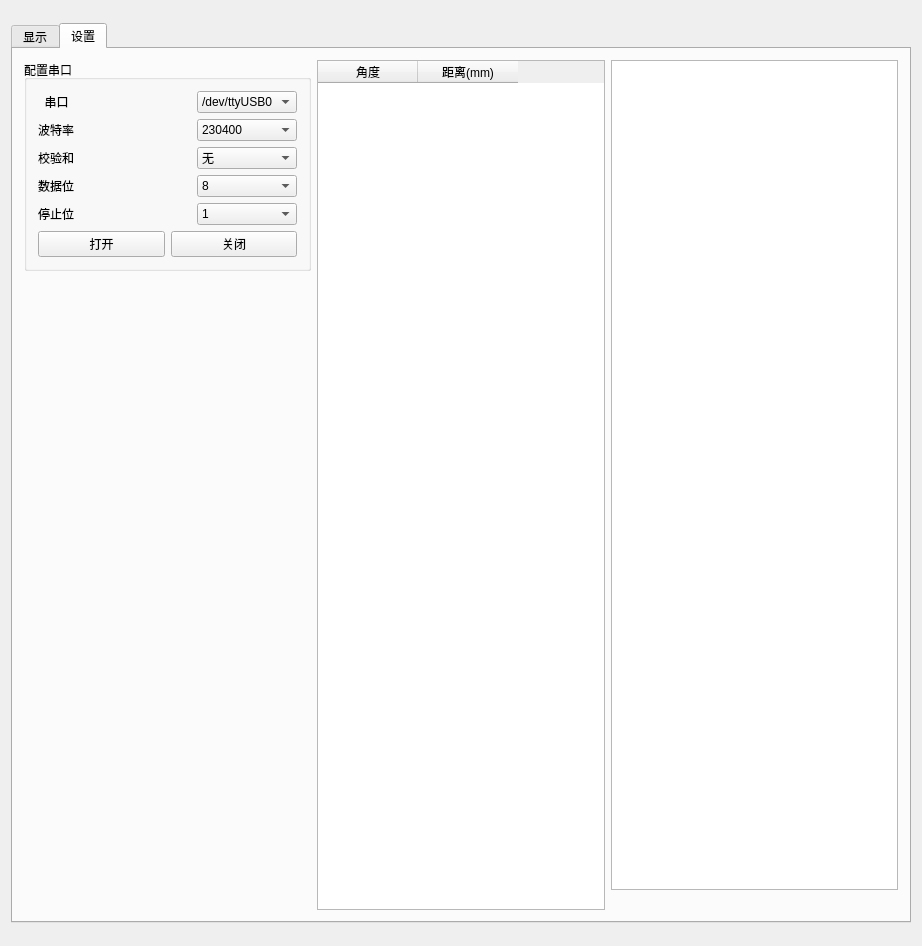
<?xml version="1.0" encoding="UTF-8"?>
<ui version="4.0">
 <class>MainWindow</class>
 <widget class="QMainWindow" name="MainWindow">
  <property name="geometry">
   <rect>
    <x>0</x>
    <y>0</y>
    <width>918</width>
    <height>946</height>
   </rect>
  </property>
  <property name="windowTitle">
   <string>MainWindow</string>
  </property>
  <widget class="QWidget" name="centralWidget">
   <layout class="QHBoxLayout" name="horizontalLayout_9">
    <item>
     <widget class="QTabWidget" name="tabWidget">
      <property name="minimumSize">
       <size>
        <width>900</width>
        <height>900</height>
       </size>
      </property>
      <property name="maximumSize">
       <size>
        <width>900</width>
        <height>900</height>
       </size>
      </property>
      <property name="currentIndex">
       <number>1</number>
      </property>
      <widget class="QWidget" name="tab">
       <attribute name="title">
        <string>显示</string>
       </attribute>
       <layout class="QHBoxLayout" name="horizontalLayout_10">
        <item>
         <widget class="QLabel" name="label_main">
          <property name="enabled">
           <bool>true</bool>
          </property>
          <property name="minimumSize">
           <size>
            <width>802</width>
            <height>802</height>
           </size>
          </property>
          <property name="styleSheet">
           <string notr="true">QLabel{background:transparent}</string>
          </property>
          <property name="text">
           <string>12312</string>
          </property>
         </widget>
        </item>
       </layout>
      </widget>
      <widget class="QWidget" name="tab_2">
       <attribute name="title">
        <string>设置</string>
       </attribute>
       <layout class="QVBoxLayout" name="verticalLayout_7">
        <item>
         <layout class="QHBoxLayout" name="horizontalLayout_6">
          <item>
           <layout class="QVBoxLayout" name="verticalLayout_5">
            <item>
             <layout class="QHBoxLayout" name="horizontalLayout_5">
              <item>
               <widget class="QGroupBox" name="groupBox">
                <property name="title">
                 <string>配置串口</string>
                </property>
                <layout class="QVBoxLayout" name="verticalLayout_4">
                 <item>
                  <layout class="QVBoxLayout" name="verticalLayout_3">
                   <item>
                    <layout class="QHBoxLayout" name="horizontalLayout_3">
                     <item>
                      <widget class="QLabel" name="label">
                       <property name="text">
                        <string>  串口</string>
                       </property>
                      </widget>
                     </item>
                     <item>
                      <spacer name="horizontalSpacer">
                       <property name="orientation">
                        <enum>Qt::Horizontal</enum>
                       </property>
                       <property name="sizeHint" stdset="0">
                        <size>
                         <width>40</width>
                         <height>20</height>
                        </size>
                       </property>
                      </spacer>
                     </item>
                     <item>
                      <widget class="QComboBox" name="comboBox_setCom">
                       <item>
                        <property name="text">
                         <string>/dev/ttyUSB0</string>
                        </property>
                       </item>
                       <item>
                        <property name="text">
                         <string>/dev/ttyUSB1</string>
                        </property>
                       </item>
                      </widget>
                     </item>
                    </layout>
                   </item>
                   <item>
                    <layout class="QHBoxLayout" name="horizontalLayout_2">
                     <item>
                      <widget class="QLabel" name="label_2">
                       <property name="text">
                        <string>波特率</string>
                       </property>
                      </widget>
                     </item>
                     <item>
                      <spacer name="horizontalSpacer_2">
                       <property name="orientation">
                        <enum>Qt::Horizontal</enum>
                       </property>
                       <property name="sizeHint" stdset="0">
                        <size>
                         <width>40</width>
                         <height>20</height>
                        </size>
                       </property>
                      </spacer>
                     </item>
                     <item>
                      <widget class="QComboBox" name="comboBox_comBaud">
                       <property name="minimumSize">
                        <size>
                         <width>100</width>
                         <height>20</height>
                        </size>
                       </property>
                       <item>
                        <property name="text">
                         <string>230400</string>
                        </property>
                       </item>
                      </widget>
                     </item>
                    </layout>
                   </item>
                   <item>
                    <layout class="QHBoxLayout" name="horizontalLayout_7">
                     <item>
                      <widget class="QLabel" name="label_5">
                       <property name="text">
                        <string>校验和</string>
                       </property>
                      </widget>
                     </item>
                     <item>
                      <spacer name="horizontalSpacer_6">
                       <property name="orientation">
                        <enum>Qt::Horizontal</enum>
                       </property>
                       <property name="sizeHint" stdset="0">
                        <size>
                         <width>40</width>
                         <height>20</height>
                        </size>
                       </property>
                      </spacer>
                     </item>
                     <item>
                      <widget class="QComboBox" name="comboBox_comCheckBit">
                       <property name="minimumSize">
                        <size>
                         <width>100</width>
                         <height>20</height>
                        </size>
                       </property>
                       <item>
                        <property name="text">
                         <string>无</string>
                        </property>
                       </item>
                       <item>
                        <property name="text">
                         <string>奇</string>
                        </property>
                       </item>
                       <item>
                        <property name="text">
                         <string>偶</string>
                        </property>
                       </item>
                      </widget>
                     </item>
                    </layout>
                   </item>
                   <item>
                    <layout class="QHBoxLayout" name="horizontalLayout_4">
                     <item>
                      <widget class="QLabel" name="label_4">
                       <property name="text">
                        <string>数据位</string>
                       </property>
                      </widget>
                     </item>
                     <item>
                      <spacer name="horizontalSpacer_4">
                       <property name="orientation">
                        <enum>Qt::Horizontal</enum>
                       </property>
                       <property name="sizeHint" stdset="0">
                        <size>
                         <width>40</width>
                         <height>20</height>
                        </size>
                       </property>
                      </spacer>
                     </item>
                     <item>
                      <widget class="QComboBox" name="comboBox_comDataBit">
                       <property name="minimumSize">
                        <size>
                         <width>100</width>
                         <height>20</height>
                        </size>
                       </property>
                       <item>
                        <property name="text">
                         <string>8</string>
                        </property>
                       </item>
                       <item>
                        <property name="text">
                         <string>7</string>
                        </property>
                       </item>
                       <item>
                        <property name="text">
                         <string>6</string>
                        </property>
                       </item>
                      </widget>
                     </item>
                    </layout>
                   </item>
                   <item>
                    <layout class="QHBoxLayout" name="horizontalLayout">
                     <item>
                      <widget class="QLabel" name="label_3">
                       <property name="text">
                        <string>停止位</string>
                       </property>
                      </widget>
                     </item>
                     <item>
                      <spacer name="horizontalSpacer_3">
                       <property name="orientation">
                        <enum>Qt::Horizontal</enum>
                       </property>
                       <property name="sizeHint" stdset="0">
                        <size>
                         <width>40</width>
                         <height>20</height>
                        </size>
                       </property>
                      </spacer>
                     </item>
                     <item>
                      <widget class="QComboBox" name="comboBox_comStopBit">
                       <property name="minimumSize">
                        <size>
                         <width>100</width>
                         <height>20</height>
                        </size>
                       </property>
                       <item>
                        <property name="text">
                         <string>1</string>
                        </property>
                       </item>
                       <item>
                        <property name="text">
                         <string>2</string>
                        </property>
                       </item>
                      </widget>
                     </item>
                    </layout>
                   </item>
                  </layout>
                 </item>
                 <item>
                  <layout class="QHBoxLayout" name="horizontalLayout_8">
                   <item>
                    <widget class="QPushButton" name="pushButton_openCom">
                     <property name="text">
                      <string>打开</string>
                     </property>
                    </widget>
                   </item>
                   <item>
                    <widget class="QPushButton" name="pushButton_closeCom">
                     <property name="text">
                      <string>关闭</string>
                     </property>
                    </widget>
                   </item>
                  </layout>
                 </item>
                </layout>
               </widget>
              </item>
             </layout>
            </item>
            <item>
             <spacer name="verticalSpacer">
              <property name="orientation">
               <enum>Qt::Vertical</enum>
              </property>
              <property name="sizeHint" stdset="0">
               <size>
                <width>20</width>
                <height>40</height>
               </size>
              </property>
             </spacer>
            </item>
           </layout>
          </item>
          <item>
           <widget class="QTableWidget" name="tableWidget">
            <property name="minimumSize">
             <size>
              <width>280</width>
              <height>0</height>
             </size>
            </property>
            <column>
             <property name="text">
              <string>角度</string>
             </property>
            </column>
            <column>
             <property name="text">
              <string>距离(mm)</string>
             </property>
            </column>
           </widget>
          </item>
          <item>
           <layout class="QVBoxLayout" name="verticalLayout_6">
            <item>
             <widget class="QPlainTextEdit" name="plainTextEdit">
              <property name="minimumSize">
               <size>
                <width>100</width>
                <height>0</height>
               </size>
              </property>
             </widget>
            </item>
            <item>
             <spacer name="horizontalSpacer_5">
              <property name="orientation">
               <enum>Qt::Horizontal</enum>
              </property>
              <property name="sizeHint" stdset="0">
               <size>
                <width>40</width>
                <height>20</height>
               </size>
              </property>
             </spacer>
            </item>
           </layout>
          </item>
         </layout>
        </item>
       </layout>
      </widget>
     </widget>
    </item>
   </layout>
  </widget>
  <widget class="QMenuBar" name="menuBar">
   <property name="geometry">
    <rect>
     <x>0</x>
     <y>0</y>
     <width>918</width>
     <height>28</height>
    </rect>
   </property>
  </widget>
 </widget>
 <layoutdefault spacing="6" margin="11"/>
 <resources/>
 <connections/>
</ui>
